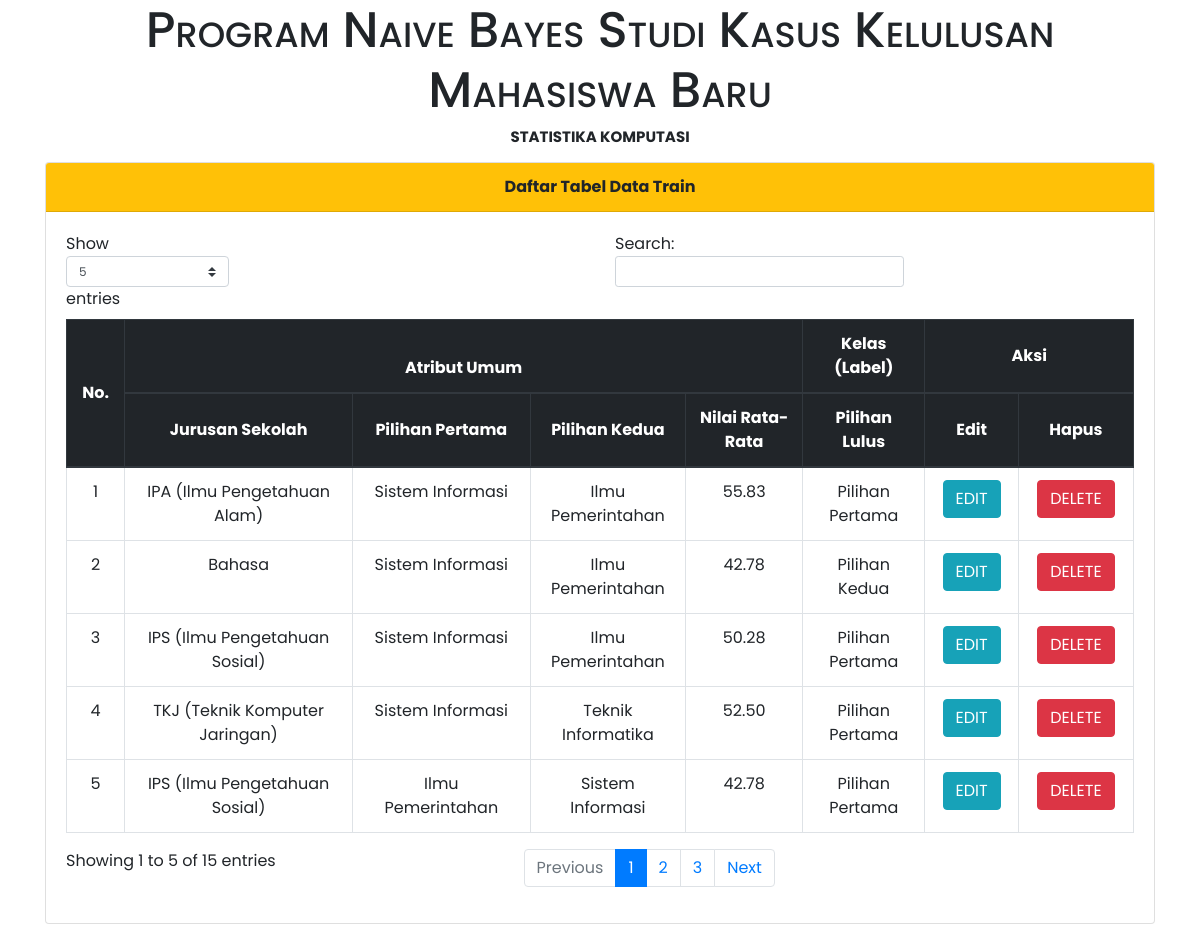
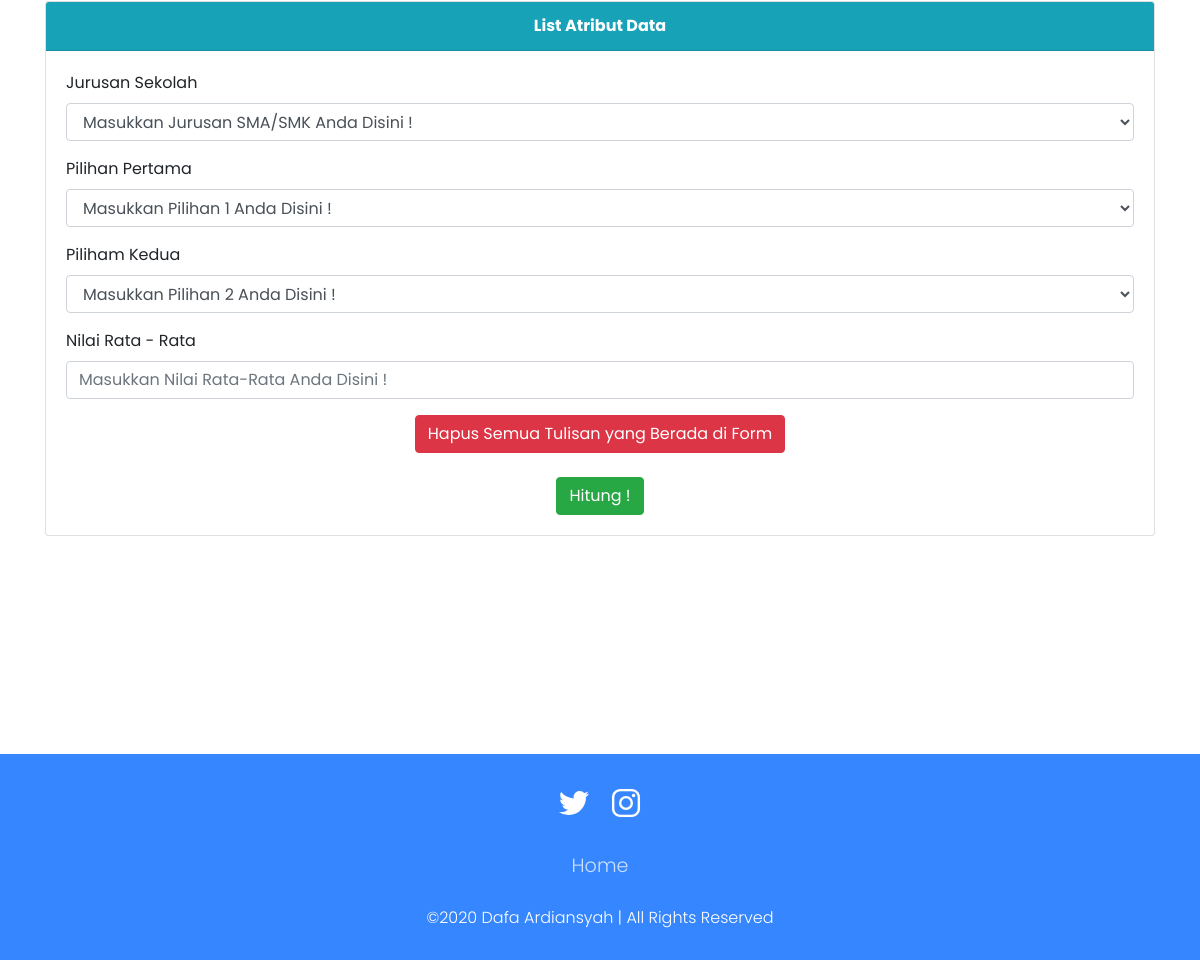
The page / on the database its author committed (2 pictures, top to bottom).
### tables this page shows
CREATE TABLE `atribut` (
  `nomor` int NOT NULL,
  `jsekolah` varchar(40) NOT NULL,
  `pil1` varchar(40) NOT NULL,
  `pil2` varchar(40) NOT NULL,
  `nrata` decimal(10,2) NOT NULL,
  `pilus` varchar(40) NOT NULL
);

### index.php (the view, shortened to what this page needs)
<?php
	$server = "localhost";
	$user = "root";
	$pass = "";
	$database = "naivebayes";
	$koneksi = mysqli_connect($server, $user, $pass, $database)or die(mysqli_error($koneksi));
 ?>
<!DOCTYPE html>
<html>
<head>
	<link rel="stylesheet" type="text/css" href="css/bootstrap.min.css">
</head>
<body>
<div class="container">
		<h1 class="text-center" style="font-variant:small-caps; font-size:50px"> Program Naive Bayes Studi Kasus Kelulusan Mahasiswa Baru </h1>
		<h2 class="text-center" style="font-size:15px; font-weight:bold">STATISTIKA KOMPUTASI</h2>
	<div class="card mb-3 mt-3">
	  <div class="card-header bg-warning text-black" style="text-align:center">
	   <b>Daftar Tabel Data Train</b>
	  </div>
	  <div class="card-body">
	    <table class="table table-bordered" style="width: 100%" id="mydatatable">
	    	<thead class="thead-dark">
	    	<tr>
	    		<th colspan="1" rowspan="2" style="text-align:center; vertical-align: middle">No.</th>
	    		<th colspan="4" style="text-align:center">Atribut Umum</th>
	    		<th colspan="1" style="text-align:center">Kelas (Label)</th>
	    		<th colspan="2" style="text-align:center; vertical-align: middle">Aksi</th>
	    	</tr>
	    	<tr>
	    		<th style="text-align:center; vertical-align: middle">Jurusan Sekolah</th>
	    		<th style="text-align:center; vertical-align: middle">Pilihan Pertama</th>
	    		<th style="text-align:center; vertical-align: middle">Pilihan Kedua</th>
	    		<th style="text-align:center; vertical-align: middle">Nilai Rata-Rata</th>
	    		<th style="text-align:center; vertical-align: middle">Pilihan Lulus</th>
	    		<th style="text-align:center; vertical-align: middle">Edit</th>
	    		<th style="text-align:center; vertical-align: middle">Hapus</th>
	    	</tr>
	    	</thead>
	    	<tbody>
	    	<?php
	    		$no = 1;
	    		$tampil = mysqli_query($koneksi, "SELECT * from atribut");
	    		while($data = mysqli_fetch_array($tampil)) :
	    	 ?>
	    	<tr>
	    		<td style="text-align: center;"><?=$no++;?> </td>
	    		<td style="text-align: center;"><?=$data['jsekolah']?></td>
	    		<td style="text-align: center;"><?=$data['pil1']?></td>
	    		<td style="text-align: center;"><?=$data['pil2']?></td>
	    		<td style="text-align: center;"><?=$data['nrata']?></td>
	    		<td style="text-align: center;"><?=$data['pilus']?></td>
				<td style="text-align: center;">
					<button type="submit" class="btn btn-info">
						EDIT
					</button>
				</td>
				<td style="text-align: center;">
					<a href="hapus.php?id=<?=$data['nomor']?>" class="btn btn-danger"> DELETE </a>
				</td>
	    	</tr>
	   		<?php endwhile;  ?>
	    	</tbody>
	    </table>
	  </div>
	</div>
	<div class="card mt-3">
	  <div class="card-header bg-info text-white" style="text-align:center">
	    <b>List Atribut Data</b>
	  </div>
	  <div class="card-body">
	    <form method="post" id='form_bayes'>
	    	<div class="form-group">
	    		<label> Jurusan Sekolah </label>
	    		<select class="form-control" name="jsekolah" id="jursek" required>
	    			<option value=""disabled selected hidden>Masukkan Jurusan SMA/SMK Anda Disini !</option>
	    		</select>
	    	</div>
	    	<div class="form-group">
	    		<label> Pilihan Pertama </label>
	    		<select class="form-control" name="p1" id="pil1" required>
	    			<option value=""disabled selected hidden>Masukkan Pilihan 1 Anda Disini !</option>
	    		</select>
	    	</div>
	    	<div class="form-group">
	    		<label> Piliham Kedua </label>
	    		<select class="form-control" name="p2" id="pil2" required>
	    			<option value=""disabled selected hidden>Masukkan Pilihan 2 Anda Disini !</option>
	    		</select>
	    	</div>
	    	<div class="form-group">
	    		<label> Nilai Rata - Rata </label>
	    		<input type="text" name="nrata" id="rata2" class="form-control" placeholder="Masukkan Nilai Rata-Rata Anda Disini !" required>
	    	</div>
			<center>
	    		<button type="reset" class="btn btn-danger" name="bulang">Hapus Semua Tulisan yang Berada di Form </button>
	    	</center>
			</form>
			<br>
			<center>
	    		<button type="button" class="btn btn-success" name="perhitungan" id="perhitunganjs">Hitung ! </button>
			</center>
	  </div>
	</div>
	<br>
</div>
<section>
<footer class="footer">
    <div class="waves">
      <div class="wave" id="wave1"></div>
      <div class="wave" id="wave3"></div>
    </div>
    <ul class="social-icon">
      <li class="social-icon__item"><a class="social-icon__link" href="https://twitter.com/GlanzeGlare">
          <ion-icon name="logo-twitter"></ion-icon>
        </a></li>
      <li class="social-icon__item"><a class="social-icon__link" href="https://www.instagram.com/ardidafa21/">
          <ion-icon name="logo-instagram"></ion-icon>
        </a></li>
    </ul>
    <ul class="menu">
      <li class="menu__item"><a class="menu__link" href="#">Home</a></li>
    </ul>
    <p>&copy;2020 Dafa Ardiansyah | All Rights Reserved</p>
</section>
</body>
</html>

### index.php (style rules this page uses)
* { margin: 0; padding: 0; box-sizing: border-box; font-family: "Poppins", sans-serif; }
section { display: flex; background: #fff; justify-content: flex-end; align-items: flex-end; min-height: 50vh; }
.footer { position: relative; width: 100%; background: #3586ff; min-height: 100px; padding: 20px 50px; display: flex; justify-content: center; align-items: center; flex-direction: column; }
.social-icon, .menu { position: relative; display: flex; justify-content: center; align-items: center; margin: 10px 0; flex-wrap: wrap; }
.social-icon__item, .menu__item { list-style: none; }
.social-icon__link { font-size: 2rem; color: #fff; margin: 0 10px; display: inline-block; transition: 0.5s; }
.menu__link { font-size: 1.2rem; color: #fff; margin: 0 10px; display: inline-block; transition: 0.5s; text-decoration: none; opacity: 0.75; font-weight: 300; }
.footer p { color: #fff; margin: 15px 0 10px 0; font-size: 1rem; font-weight: 300; }
.wave { position: absolute; top: -100px; left: 0; width: 100%; height: 100px; background: url("https://i.ibb.co/wQZVxxk/wave.png"); background-size: 1000px 100px; }
.wave#wave1 { z-index: 1000; opacity: 1; bottom: 0; animation: animateWaves 4s linear infinite; }
.wave#wave3 { z-index: 1000; opacity: 0.2; bottom: 15px; animation: animateWaves 3s linear infinite; }

### rows shown on the page
atribut: jsekolah "IPA (Ilmu Pengetahuan Alam)", pil1 "Sistem Informasi", pil2 "Ilmu Pemerintahan", nrata "55.83", pilus "Pilihan Pertama"
atribut: jsekolah "Bahasa", pil1 "Sistem Informasi", pil2 "Ilmu Pemerintahan", nrata "42.78", pilus "Pilihan Kedua"
atribut: jsekolah "IPS (Ilmu Pengetahuan Sosial)", pil1 "Sistem Informasi", pil2 "Ilmu Pemerintahan", nrata "50.28", pilus "Pilihan Pertama"
atribut: jsekolah "TKJ (Teknik Komputer Jaringan)", pil1 "Sistem Informasi", pil2 "Teknik Informatika", nrata "52.50", pilus "Pilihan Pertama"
atribut: jsekolah "IPS (Ilmu Pengetahuan Sosial)", pil1 "Ilmu Pemerintahan", pil2 "Sistem Informasi", nrata "42.78", pilus "Pilihan Pertama"
